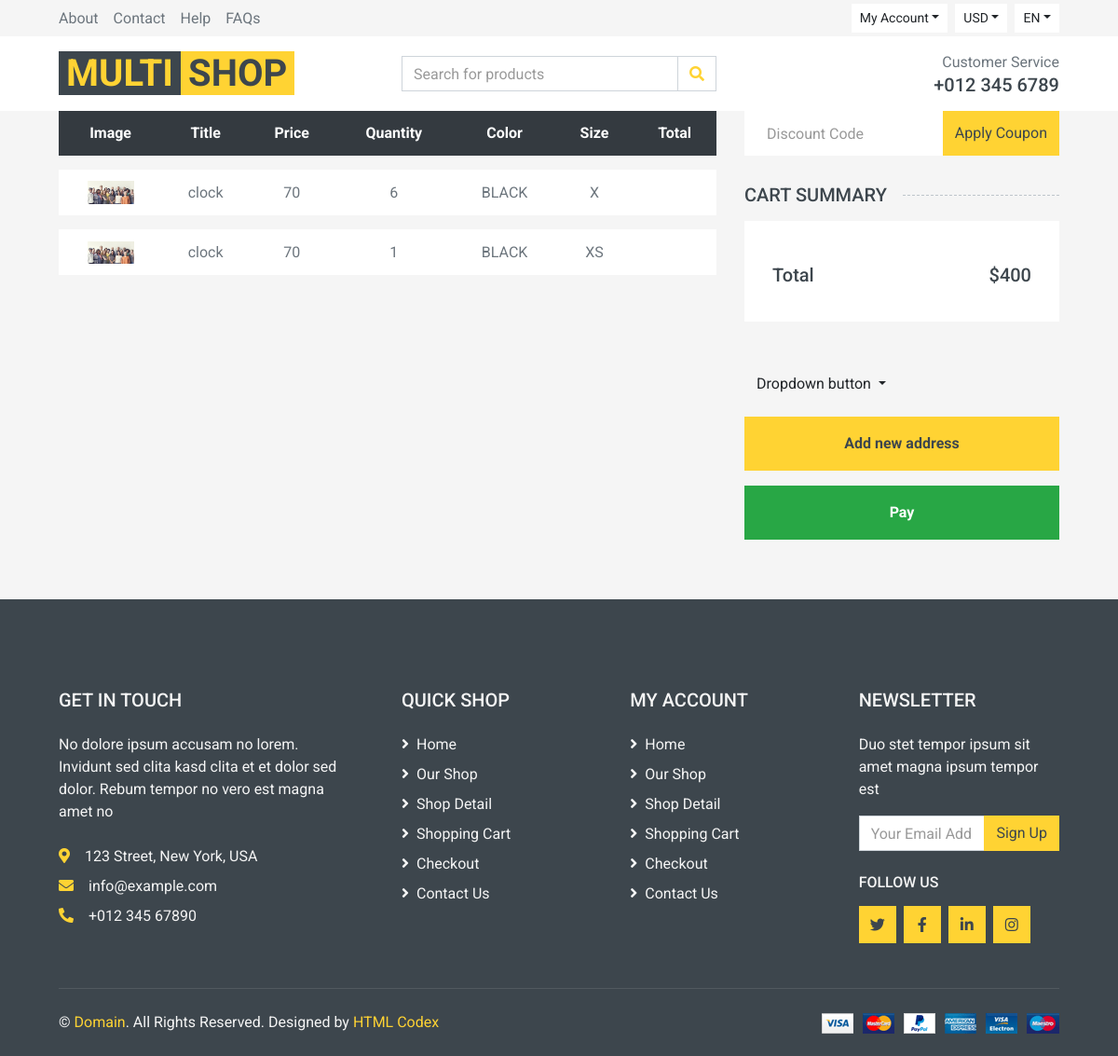
Screenshot of /cart/order/9 (signed in) with the database file from the repository.
### cart/models.py (models this page shows, shortened)
class OrderItem(models.Model):
    order = models.ForeignKey(Order, on_delete=models.CASCADE, related_name="items")
    product = models.ForeignKey(Product, on_delete=models.CASCADE, related_name="items")
    size = models.CharField(max_length=12)
    color = models.CharField(max_length=12)
    quantity = models.SmallIntegerField(default=1)
    price = models.PositiveIntegerField()

class Order(models.Model):
    user = models.ForeignKey(User, on_delete=models.CASCADE, related_name="orders")
    created_at = models.DateTimeField(auto_now_add=True)
    total = models.IntegerField(default=0)
    is_paid = models.BooleanField(default=False)
    address=models.TextField(default="")

### product/models.py (models this page shows, shortened)
class Product(models.Model):
    category = models.ManyToManyField(Category,blank=True,null=True)
    title = models.CharField(max_length=100)
    description = models.CharField(max_length=200)
    price = models.IntegerField()
    discount = models.SmallIntegerField()
    image = models.ImageField(upload_to="products")
    size = models.ManyToManyField(Size, blank=True, null=True, related_name="products")
    color = models.ManyToManyField(Color, related_name="products")

### cart/views.py (the view)
# urls.py: path("order/<int:pk>",views.OrderDetailView.as_view(),name="order_detail"),
class OrderDetailView(LoginRequiredMixin,View):
    def get(self, request, pk):
        order = Order.objects.get(id=pk)
        return render(request, "cart/order_detail.html", {"order": order})

### cart/templates/cart/order_detail.html (shortened to what this page needs)
{% extends "base.html" %}
{% load static %}
{% block content %}
 <div class="container-fluid">
        <div class="row px-xl-5">
            <div class="col-lg-8 table-responsive mb-5">
                <table class="table table-light table-borderless table-hover text-center mb-0">
                    <thead class="thead-dark">
                        <tr>
                            <th>Image</th>
                            <th>Title</th>
                            <th>Price</th>
                            <th>Quantity</th>
                            <th>Color</th>
                            <th>Size</th>
                            <th>Total</th>
                        </tr>
                    </thead>
                    <tbody class="align-middle">
                        {% for i in order.items.all  %}
                        <tr>
                            <td class="align-middle"><img src="{{  i.product.image.url }}" alt="" style="width: 50px;"> </td>
                            <td class="align-middle"> {{  i.product.title }}</td>
                            <td class="align-middle">{{  i.price }}</td>
                            <td class="align-middle">{{  i.quantity  }}</td>
                            <td class="align-middle">{{  i.color}}</td>
                            <td class="align-middle">{{  i.size }}</td>
                            <td class="align-middle">{{  i.total }}</td>
                        </tr>
                        {% endfor %}
                    </tbody>
                </table>
            </div>
            <div class="col-lg-4">
                <form  method="post" class="mb-30"   action="{% url "cart:discount_code" order.id  %}">
                    <div class="input-group">
                        <input name="discount_code"  type="text" class="form-control border-0 p-4" placeholder="Discount Code">
                        <div class="input-group-append">
                            <button class="btn btn-primary">Apply Coupon</button>
                        </div>
                    </div>
                </form>
                <h5 class="section-title position-relative text-uppercase mb-3"><span class="bg-secondary pr-3">Cart Summary</span></h5>
                <div class="bg-light p-30 mb-5">
                    <div class="pt-2">
                        <div class="d-flex justify-content-between mt-2">
                            <h5>Total</h5>
                            <h5>${{ order.total }}</h5>
                        </div>
                    </div>
                </div>
             {% if request.user.addresses.all %}
                 <form method="post" href="{% url "send request in zarinpal " %}">
                <div class="dropdown">
                      <button class="btn btn-secondary dropdown-toggle" type="button" id="dropdownMenuButton" data-toggle="dropdown" aria-haspopup="true" aria-expanded="false">
                        Dropdown button
                      </button>
                </div>
                 <a  href="{% url "account:add_address"%}?next={% url "cart:order_detail" order.id %}"
                           class="btn btn-block btn-primary font-weight-bold my-3 py-3">Add new address</a>
                     <button type="submit"  class="btn btn-block btn-success font-weight-bold my-3 py-3">Pay</button>
                 </form>
            {% else %}
                 <a href="{% url "account:add_address"%}?next={% url "cart:order_detail" order.id %}"
                           class="btn btn-block btn-primary font-weight-bold my-3 py-3">Add address</a>
            {% endif %}
            </div>
        </div>
    </div>
{% endblock %}

### rows the page displays
OrderItem: product.image (picture), product "clock", price "70", quantity "6", color "BLACK", size "X"
OrderItem: product.image (picture), product "clock", price "70", quantity "1", color "BLACK", size "XS"
Order: total "400"
